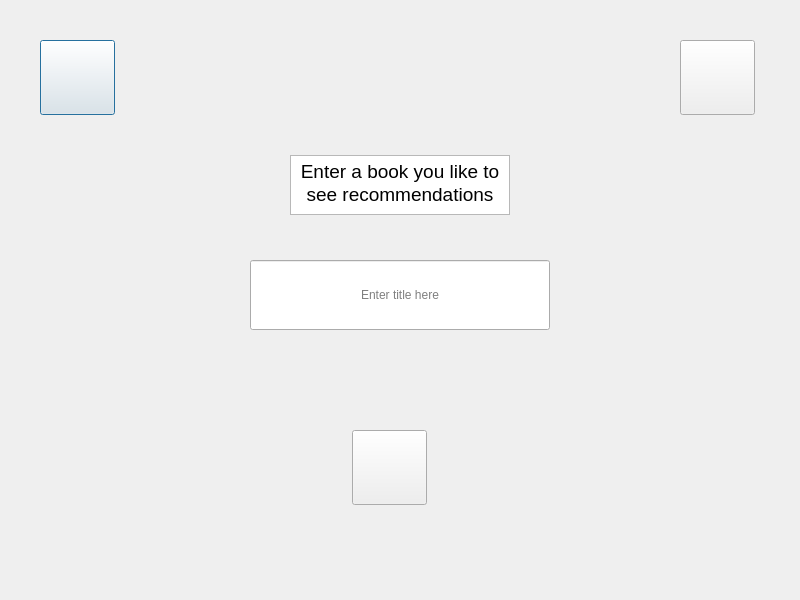
<?xml version="1.0" encoding="UTF-8"?>
<ui version="4.0">
 <class>Dialog</class>
 <widget class="QDialog" name="Dialog">
  <property name="geometry">
   <rect>
    <x>0</x>
    <y>0</y>
    <width>800</width>
    <height>600</height>
   </rect>
  </property>
  <property name="windowTitle">
   <string>Dialog</string>
  </property>
  <widget class="QPushButton" name="SearchHelpBtn">
   <property name="geometry">
    <rect>
     <x>40</x>
     <y>40</y>
     <width>75</width>
     <height>75</height>
    </rect>
   </property>
   <property name="text">
    <string/>
   </property>
   <property name="icon">
    <iconset>
     <normaloff>images/QuestionMark.png</normaloff>images/QuestionMark.png</iconset>
   </property>
   <property name="iconSize">
    <size>
     <width>48</width>
     <height>48</height>
    </size>
   </property>
  </widget>
  <widget class="QPushButton" name="SearchHomeBtn">
   <property name="geometry">
    <rect>
     <x>680</x>
     <y>40</y>
     <width>75</width>
     <height>75</height>
    </rect>
   </property>
   <property name="text">
    <string/>
   </property>
   <property name="icon">
    <iconset>
     <normaloff>images/home.png</normaloff>images/home.png</iconset>
   </property>
   <property name="iconSize">
    <size>
     <width>48</width>
     <height>48</height>
    </size>
   </property>
  </widget>
  <widget class="QTextBrowser" name="SearchTitleMsg">
   <property name="geometry">
    <rect>
     <x>290</x>
     <y>155</y>
     <width>220</width>
     <height>60</height>
    </rect>
   </property>
   <property name="html">
    <string>&lt;!DOCTYPE HTML PUBLIC &quot;-//W3C//DTD HTML 4.0//EN&quot; &quot;http://www.w3.org/TR/REC-html40/strict.dtd&quot;&gt;
&lt;html&gt;&lt;head&gt;&lt;meta name=&quot;qrichtext&quot; content=&quot;1&quot; /&gt;&lt;style type=&quot;text/css&quot;&gt;
p, li { white-space: pre-wrap; }
&lt;/style&gt;&lt;/head&gt;&lt;body style=&quot; font-family:'MS Shell Dlg 2'; font-size:8.25pt; font-weight:400; font-style:normal;&quot;&gt;
&lt;p align=&quot;center&quot; style=&quot; margin-top:0px; margin-bottom:0px; margin-left:0px; margin-right:0px; -qt-block-indent:0; text-indent:0px;&quot;&gt;&lt;span style=&quot; font-size:14pt;&quot;&gt;Enter a book you like to&lt;/span&gt;&lt;/p&gt;
&lt;p align=&quot;center&quot; style=&quot; margin-top:0px; margin-bottom:0px; margin-left:0px; margin-right:0px; -qt-block-indent:0; text-indent:0px;&quot;&gt;&lt;span style=&quot; font-size:14pt;&quot;&gt;see recommendations&lt;/span&gt;&lt;/p&gt;&lt;/body&gt;&lt;/html&gt;</string>
   </property>
  </widget>
  <widget class="QLineEdit" name="SearchBox">
   <property name="geometry">
    <rect>
     <x>250</x>
     <y>260</y>
     <width>300</width>
     <height>70</height>
    </rect>
   </property>
   <property name="alignment">
    <set>Qt::AlignCenter</set>
   </property>
   <property name="placeholderText">
    <string>Enter title here</string>
   </property>
   <property name="clearButtonEnabled">
    <bool>true</bool>
   </property>
  </widget>
  <widget class="QPushButton" name="SearchSearchBtn">
   <property name="geometry">
    <rect>
     <x>352</x>
     <y>430</y>
     <width>75</width>
     <height>75</height>
    </rect>
   </property>
   <property name="text">
    <string/>
   </property>
   <property name="icon">
    <iconset>
     <normaloff>images/search.png</normaloff>images/search.png</iconset>
   </property>
   <property name="iconSize">
    <size>
     <width>48</width>
     <height>48</height>
    </size>
   </property>
  </widget>
 </widget>
 <resources/>
 <connections/>
</ui>
